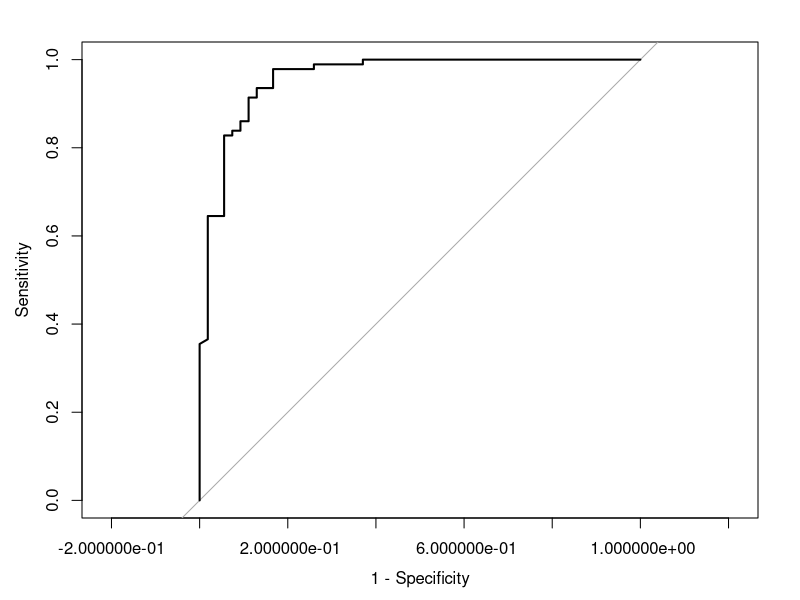
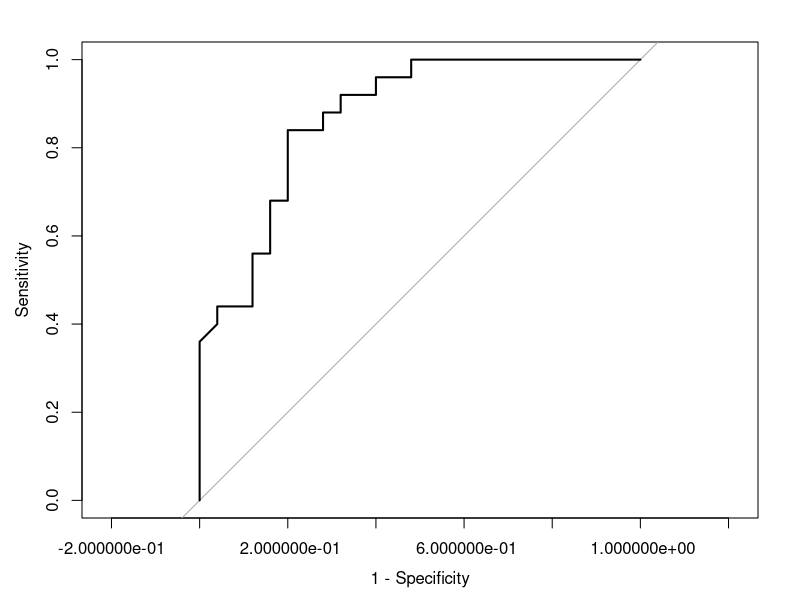
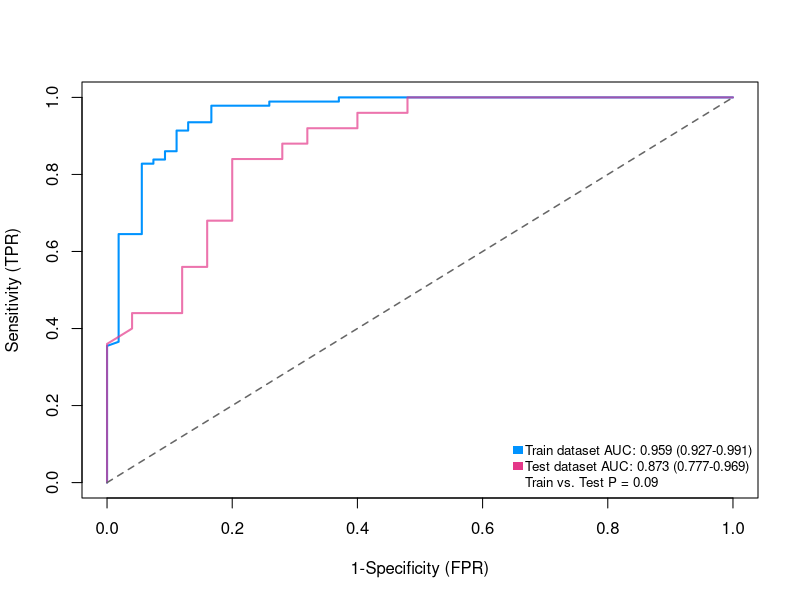

The R source for these figures, in order:
## ---- chunk 1
knitr::opts_chunk$set(echo = TRUE)
## ---- chunk 2
library(pROC)
Sys.setenv(LANGUAGE = "en") #显示英文报错信息
options(stringsAsFactors = FALSE) #禁止chr转成factor
## ---- chunk 3
# 读取训练集
train_df <- read.table("easy_input_train.txt",sep = "\t",check.names = F,stringsAsFactors = F,header = T,row.names = 1)
train_df[1:3,1:3]

# 读取测试集
test_df <- read.table("easy_input_test.txt",sep = "\t",check.names = F,stringsAsFactors = F,header = T,row.names = 1)
test_df[1:3,1:3]
## ---- chunk 4
n <- colnames(train_df) # 取所有变量名
f <- as.formula(paste('Group ~', paste(n[!n %in% 'Group'], collapse = ' + '))) # 外部生成公式，这里是全变量公式

# 构建模型
#二分类问题，使用binomial
logit_model <- glm(f,data=train_df, family = binomial) 
#若不要全变量，可自行选择纳入逻辑回归的变量，这里选择CD86和FOS
#logit_model <- glm(Group ~ CD86 + FOS, data=train_df,family = binomial)   

# 根据例文采用逐步回归筛选变量
logit_step <- step(logit_model, direction = 'backward') #这里采用向后逐步回归，也可以采用both或forward，也可以使用LASSO等其他方法筛选变量
summary(logit_step)

# 代回训练集评估模型效能
pred_train <- data.frame(Prob = round(predict(logit_step, newdata = train_df,type="response"),4), GoldStandard = train_df$Group, stringsAsFactors = F)

# 评价模型并计算训练集ROC
roc.train <- plot.roc(pred_train[,2], pred_train[,1], ylim=c(0,1),xlim=c(1,0), #第一个参数是响应变量，理论上该变量不一定要与训练集所关心的变量一致，可以是其他关心的二分类问题，如例文Figure6用相同的模型预测临床分期
              smooth=F, #绘制平滑曲线
              ci=TRUE, 
              legacy.axes=T)#采用大多数paper的画法，横坐标是“1-specificity”，从0到1
## ---- chunk 5
pred_test <- data.frame(Prob = round(predict(logit_step, newdata = test_df,type="response"),4), GoldStandard = test_df$Group, stringsAsFactors = F)

# 计算测试集ROC
roc.test <- plot.roc(pred_test[,2], pred_test[,1], ylim=c(0,1),xlim=c(1,0),
                      smooth=F, #绘制平滑曲线
                      ci=TRUE, 
                      legacy.axes=T)#采用大多数paper的画法，横坐标是“1-specificity”，从0到1
## ---- chunk 6
compare.roc <- roc.test(roc.train, roc.test, method="bootstrap")
if(compare.roc$p.value > 0.05) {
  cat(paste0("p = ",compare.roc$p.value,"\nNo statiscal difference in evaluating model performence on train dataset or test dataset!\n"))
} else {
  cat(paste0("p = ",compare.roc$p.value,"\nStatistical difference exsits in evaluating model performence on train dataset or test dataset!\n"))
}
## ---- chunk 7
### 设置颜色 ###
blue <- "#0093FF"
peach  <- "#E43889"

legend.paste <- c(paste0("Train dataset AUC: ",round(roc.train$auc,3), " (",paste0(round(roc.train$ci[1],3),"-",round(roc.train$ci[3],3)),")"),
                  paste0("Test dataset AUC: ",round(roc.test$auc,3)," (",paste0(round(roc.test$ci[1],3),"-",round(roc.test$ci[3],3)),")"),
                  paste0("Train vs. Test P ",ifelse(round(compare.roc$p.value,3) < 0.001,"< 0.001",paste0("= ",round(compare.roc$p.value,3)))))

pdf("multipanelROC.pdf",width = 4.5,height = 5)
plot(1-roc.train$specificities, roc.train$sensitivities, #画训练集
     col=blue, xlab="1-Specificity (FPR)", main="", ylab="Sensitivity (TPR)",
     lwd=2, type="l",  xlim=c(0,1),ylim=c(0,1))
lines(x=1-roc.test$specificities,y=roc.test$sensitivities, #补测试集
      lwd=2,type="l",col=ggplot2::alpha(peach,0.7)) #曲线初始和终末可能重合，设置透明色
lines(x=c(0,1),y=c(0,1),lwd=1.5,lty=2,col="grey40") #补中斜线
legend("bottomright", bty="n", #添加图例
       fill=c(blue,peach,"NA"), 
       legend.paste,
       cex=.8, border=NA, y.intersp=1, x.intersp=0.2 )
invisible(dev.off())
## ---- chunk 8
sessionInfo()
